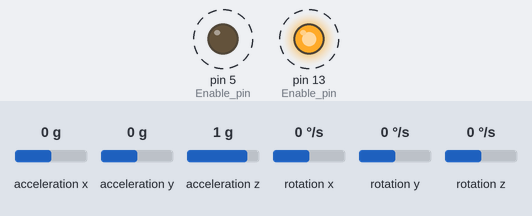
A sketch run on a simulated Arduino Uno, built with avr-gcc and run on an emulated ATmega328P. On the bench: output pins drawn as LEDs (lit = HIGH). Wiring (inferred from the names in the program): MPU-6050 motion sensor at I2C address 0x68. Dashed ring = blinking. The test bench sets the inputs (shaded band); at power-on: acceleration x 0 g, acceleration y 0 g, acceleration z 1 g, rotation x 0 °/s, rotation y 0 °/s, rotation z 0 °/s. What the sketch prints to the serial monitor is not drawn.

Above: at 0.11 s.
Timing chart, 0 to 3.0 s (numbered marks = the images above):
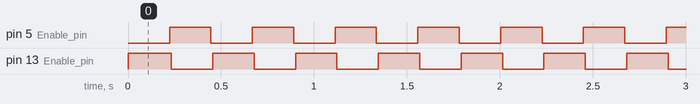

The sketch:

QI_Zhu_sens_IMU.ino
```cpp
//Written by Ahmet Burkay KIRNIK
//TR_CapaFenLisesi
//Measure Angle with a MPU-6050(GY-521)
#if (ARDUINO >= 100)
#include <Arduino.h>
#else
#include <WProgram.h>
#endif
#include <Wire.h>
#include <ros.h>
#include <std_msgs/Int32MultiArray.h>

const int MPU_addr=0x68;
int16_t AcX,AcY,AcZ,Tmp,GyX,GyY,GyZ;

int minVal=265;
int maxVal=402;

double x;
double y;
double z;
double i2=0;
double j=0;
double k=0;
int i;
//pubish node for IMU

ros::NodeHandle  nh;
std_msgs::Int32MultiArray IMUarray;
ros::Publisher pub ("IMU/angle_data", &IMUarray);


void setup(){
  Wire.begin();
  Wire.beginTransmission(MPU_addr);
  Wire.write(0x6B);
  Wire.write(0);
  Wire.endTransmission(true);
  Serial.begin(9600);
  pinMode(5, OUTPUT); // Enable pin
  pinMode(13, OUTPUT); // Enable pin
  digitalWrite(13, HIGH);
  i=0;
}
void loop(){
 //Serial.print(i); // Changing the enable - AD0 pin of the sensor
 if(i % 2 == 0){
 digitalWrite(5, LOW);
 delay(10);
 digitalWrite(13, HIGH);
 delay(10);
 i=1;
 } else {
 digitalWrite(5, HIGH);
 delay(10);
 digitalWrite(13, LOW);
 delay(10);
 i=0;
 }
  Wire.beginTransmission(MPU_addr);
  Wire.write(0x3B);
  Wire.endTransmission(false);
  Wire.requestFrom(MPU_addr,14,true);
  AcX=Wire.read()<<8|Wire.read();
  AcY=Wire.read()<<8|Wire.read();
  AcZ=Wire.read()<<8|Wire.read();
    int xAng = map(AcX,minVal,maxVal,-90,90);
    int yAng = map(AcY,minVal,maxVal,-90,90);
    int zAng = map(AcZ,minVal,maxVal,-90,90);

       x= RAD_TO_DEG * (atan2(-yAng, -zAng)+PI);
       y= RAD_TO_DEG * (atan2(-xAng, -zAng)+PI);
       z= RAD_TO_DEG * (atan2(-yAng, -xAng)+PI);

//     Serial.print("AngleX= ");
//     Serial.println(x);
//
//     Serial.print("AngleY= ");
//     Serial.println(y);
//
//     Serial.print("AngleZ= ");
//     Serial.println(z);
//     Serial.println("-----------------------------------------");
//     delay(400);

if (i==0){Serial.println(x-i2);delay(200);}

if (i==1){Serial.println(i2-x);delay(200);}

//  if (i==0){
//     Serial.print("difference X= ");
//     Serial.println(x-i2);
//
//     Serial.print("difference Y= ");
//     Serial.println(y-j);
//
//     Serial.print("difference Z= ");
//     Serial.println(z-k);
//     Serial.println("-----------------------------------------");
//     //array.data[0]=x-i2;
//     //array.data[1]=y-j;
//     //array.data[2]=z-k;
//     //delay(400);
//     }
//
//  if (i==1){
//     Serial.print("difference X= ");
//     Serial.println(i2-x);
//
//     Serial.print("difference Y= ");
//     Serial.println(j-y);
//
//     Serial.print("difference Z= ");
//     Serial.println(k-z);
//     Serial.println("-----------------------------------------");
     //array.data[0]=i2-x;
     //array.data[1]=j-y;
     //array.data[2]=k-z;
     //delay(400);}

    i2=x; // saving the value for the next cicle difference
    j=y;
    k=z;
}
```

Measured:
- by itself, pin 5 (Enable_pin), pin 13 (Enable_pin): alternates HIGH for 0.22 s and LOW for 0.22 s
